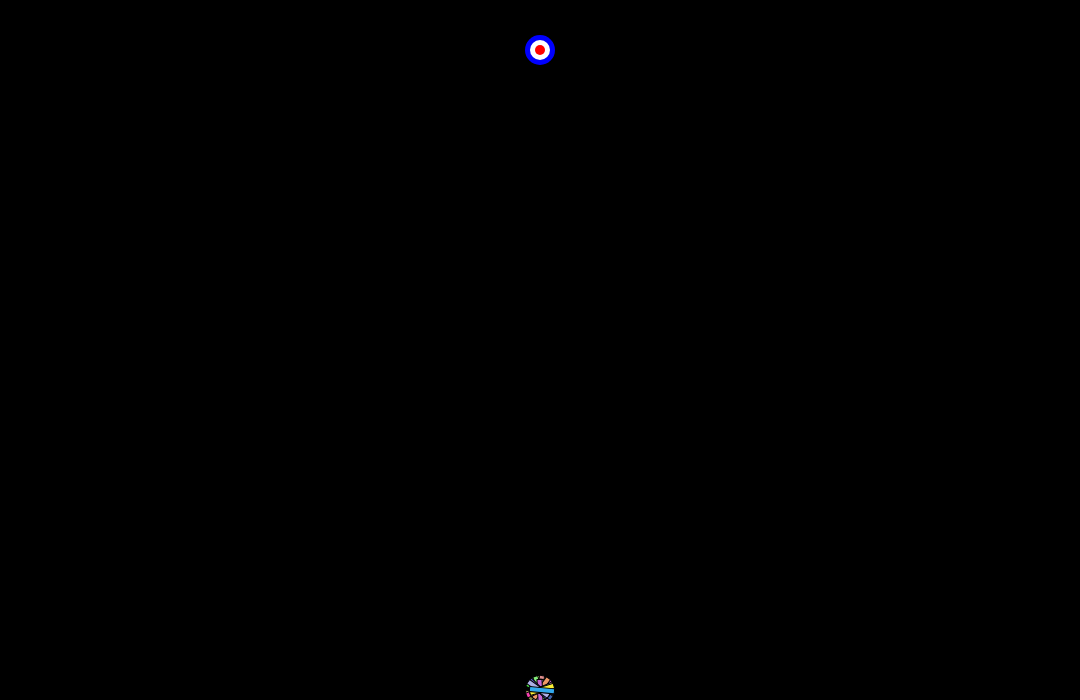
Frame 1 (no input)
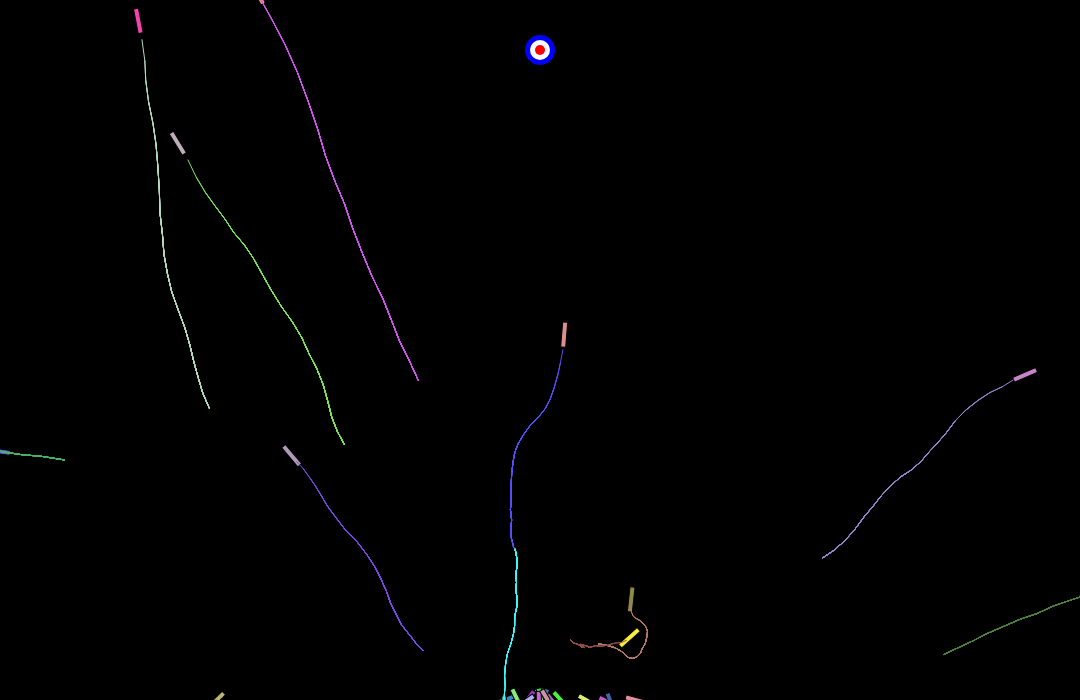
Frame 60 (no input)
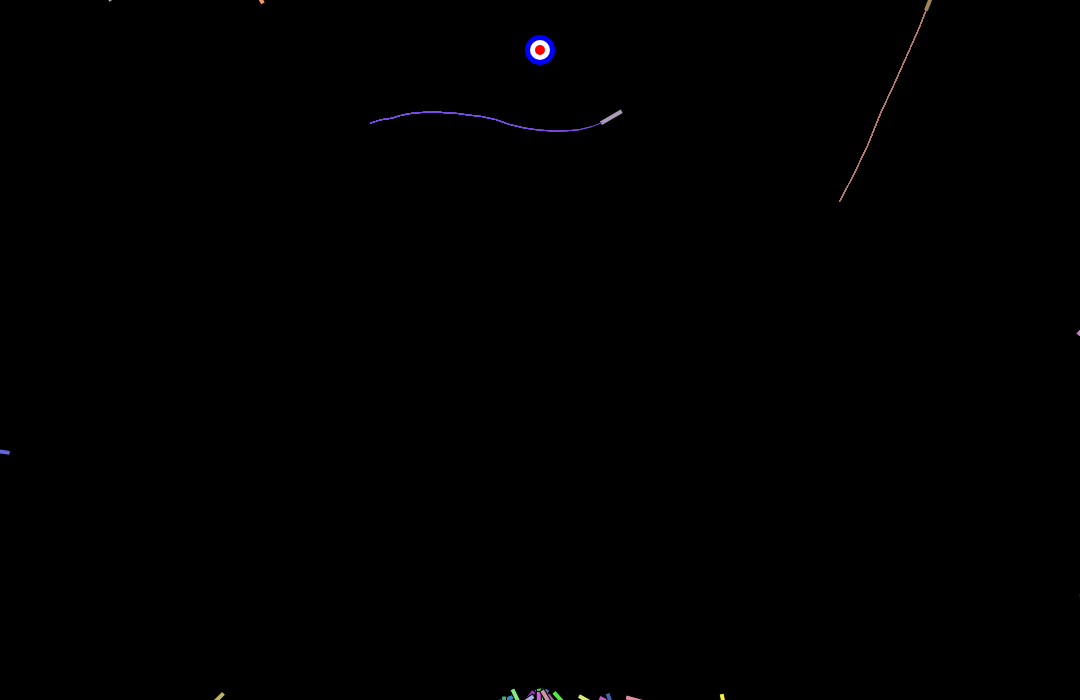
Frame 120 (the mouse pressed at the canvas centre since frame 60)

The p5.js sketch that drew these frames (run headless with seeded random() and noise() and a simulated clock; from frame 60 on, the mouse is pressed at the canvas centre):

// p5.js sketch
// ── sketch.js
var population;
var lifespan = 150;
var lifeP;
var count = 0;
var target;
var maxforce = 2;
var numberofhits = 0;
var numberofhitsP;
var locked = undefined;
var obstacles = [];
var mutationRate = 0.01;
var flag = false;
function reset() {
  population.reset();
  this.obstacles = [];
}

function Target1() {
  this.pos = createVector(width / 2, 50);
  this.r = 30;
  this.color = [color(0, 0, 255), color(255, 255, 255), color(255, 0, 0)];

  this.show = function () {
    noStroke();
    for (var i = 0; i < this.color.length; i++) {
      fill(this.color[i]);
      ellipse(this.pos.x, this.pos.y, this.r - 10 * i, this.r - 10 * i);
    }
  };
}

function setup() {
  createCanvas(windowWidth * 0.9, windowHeight * 0.7);
  population = new Population();
  lifeP = createP();

  numberofhitsP = createP();

  target1 = new Target1();
  numberofhitsP.style("color:white");

  lifeP.style("color:white");
}

function draw() {
  background(0);
  population.run();

  lifeP.html("Iterations for this epoch: " + count);
  numberofhitsP.html("Number of Hits in this epoch: " + numberofhits);

  count++;
  if (count == lifespan) {
    population.evaluate();
    population.selection();
    count = 0;
    numberofhits = 0;
  }

  if (drawrect) {
    if (locked == true) {
      var w = abs(mouseX - startPos.x);
      var h = abs(mouseY - startPos.y);
      var tempColor = color(120);
      tempColor.setAlpha(100);
      stroke(20);
      fill(tempColor);
      var corner = createVector(
        mouseX < startPos.x ? mouseX : startPos.x,
        mouseY < startPos.y ? mouseY : startPos.y
      );
      rect(corner.x, corner.y, w, h);
    } else if (locked == false) {
      console.log("Ahoy");
      var temp = new Obstacle();
      console.log(temp);
      obstacles.push(temp);
      drawrect = false;
      locked = undefined;
    }
  }

  for (var i = 0; i < obstacles.length; i++) {
    obstacles[i].show();
  }
  fill(color(255, 110, 0));
  target1.show();
}

// ── dna.js
function DNA(genes) {
  if (genes) {
    this.genes = genes;
  } else {
    this.genes = [];
    for (var i = 0; i < lifespan; i++) {
      this.genes[i] = p5.Vector.random2D();
      this.genes[i].setMag(maxforce);
    }
  }

  this.crossover = function (partner) {
    var newgen = [];

    var idx = floor(this.genes.length / 2);
    for (var i = 0; i < this.genes.length; i++) {
      if (i > idx) {
        newgen[i] = partner.genes[i];
      } else {
        newgen[i] = this.genes[i];
      }
    }
    return new DNA(newgen);
  };

  this.mutation = function () {
    for (var i = 0; i < this.genes.length; i++) {
      if (random(i) < mutationRate) {
        this.genes[i] = p5.Vector.random2D();
        this.genes[i].setMag(maxforce);
      }
    }
  };
}

// ── obstacles.js
var startPos;
var endPos;
var drawrect = false;

function mousePressed() {
  console.log("PRESSED!");
  startPos = createVector(mouseX, mouseY);

  drawrect = true;
  locked = true;
}

function mouseReleased() {
  console.log("RELEASED !");
  endPos = createVector(mouseX, mouseY);
  drawrect = false;
  locked = false;
}

function Obstacle() {
  this.corner1 = createVector(startPos.x, startPos.y);
  this.corner2 = createVector(endPos.x, endPos.y);
  this.show = function () {
    var width = abs(this.corner1 - x, this.corner2 - y);
    var height = abs(this.corner1.y - this.corner2.y);
    stroke(0);
    fill(45);

    var corner = createVector(
      this.corner1.x < this.corner2.x ? this.corner1.x : this.corner2.x,
      this.corner1.y < this.corner2.y ? this.corner1.y : this.corner2.y
    );

    this.corner1 = corner;
    this.corner2 = this.corner1.x + width;
    this.corner2 = this.corner1.y + height;

    rect(this.corner1.x, this.corner1.y, width, height);
  };
}

// ── population.js
function Population() {
  this.rockets = [];

  this.popsize = 30;

  this.matingpool = [];

  for (var i = 0; i < this.popsize; i++) {
    this.rockets[i] = new Rocket();
  }

  this.reset = function () {
    for (var i = 0; i < this.popsize; i++) {
      this.rockets[i] = new Rocket();
    }
  };

  this.evaluate = function () {
    var maxfit = 0;
    for (var i = 0; i < this.popsize; i++) {
      this.rockets[i].calcFitness();
      if (this.rockets[i].fitness > maxfit) {
        maxfit = this.rockets[i].fitness;
      }
    }
    for (var i = 0; i < this.popsize; i++) {
      this.rockets[i].fitness /= maxfit;
    }

    this.matingpool = [];
    for (var i = 0; i < this.popsize; i++) {
      var n = this.rockets[i].fitness * 100;
      for (var j = 0; j < n; j++) {
        this.matingpool.push(this.rockets[i]);
      }
    }
  };

  this.selection = function () {
    var newRockets = [];

    for (var i = 0; i < this.rockets.length; i++) {
      var parent1 = random(this.matingpool).dna;
      var parent2 = random(this.matingpool).dna;

      var child = parent1.crossover(parent2);

      child.mutation();

      newRockets[i] = new Rocket(child);
    }
    this.rockets = newRockets;
  };

  this.run = function () {
    for (var i = 0; i < this.popsize; i++) {
      this.rockets[i].update();
      this.rockets[i].show();
    }
  };
}

// ── rocket.js
function Rocket(dna) {
  this.pos = createVector(width / 2, height - 10);
  this.vel = createVector();
  this.acc = createVector();

  this.color = color(random(50, 250), random(50, 250), random(50, 250));
  this.completed = false;
  this.crashed = false;
  this.counted = false;
  this.obstaclecrashed = false;
  this.history = [];
  this.strokecolor = color(random(50, 250), random(50, 250), random(50, 250));
  this.dna = dna ? dna : new DNA();
  this.fitness = 0;

  this.applyForce = function (force) {
    this.acc.add(force);
  };
  this.calcFitness = function () {
    var d = dist(this.pos.x, this.pos.y, target1.pos.x, target1.pos.y);
    this.fitness = map(d, 0, width, width, 0);

    if (this.completed) {
      this.fitness *= 100 * (1000 / count);
    }
    if (this.crashed) {
      this.fitness /= 100;
    }
    if (this.obstaclecrashed) {
      this.fitness /= 120;
    }
  };

  this.collision = function () {
    for (var i = 0; i < obstacles.length; i++) {
      if (
        this.pos.x >= obstacles[i].corner1.x &&
        this.pos.x <= obstacles[i].corner2.x &&
        this.pos.y >= obstacles[i].corner1.y &&
        this.pos.y <= obstacles[i].corner2.y
      ) {
        this.obstaclecrashed = true;
        break;
      }
    }
  };

  this.update = function () {
    var d = dist(this.pos.x, this.pos.y, target1.pos.x, target1.pos.y);

    if (d < 30) {
      this.completed = true;
      this.pos = target1.pos.copy();

      if (!this.counted) {
        numberofhits++;
        this.counted = true;
      }
    }

    this.history.push(createVector(this.pos.x, this.pos.y));
    if (this.history.length > 20) {
      this.history.splice(0, 1);
    }
    if (
      this.pos.x <= 0 ||
      this.pos.x >= width ||
      this.pos.y <= 0 ||
      this.pos.y >= height
    ) {
      this.crashed = true;
    }
    this.applyForce(this.dna.genes[count]);
    this.collision();

    if (!this.completed && !this.crashed && !this.obstaclecrashed) {
      this.vel.add(this.acc);
      this.pos.add(this.vel);
      this.acc.mult(0);
    }
  };

  this.show = function () {
    push();

    stroke(0);
    fill(this.color);
    translate(this.pos.x, this.pos.y);
    rotate(this.vel.heading());
    rectMode(CENTER);

    rect(0, 0, 25, 5);

    pop();
    noFill();
    stroke(this.strokecolor);
    strokeWeight(1);
    beginShape();

    for (var i = 0; i < this.history.length; i++) {
      vertex(this.history[i].x, this.history[i].y);

      endShape();
    }
  };
}

// ── smartrockets.css
#defaultCanvas0 {
  margin-left: 2%;
  border: 1px solid blue;
}

body {
  /*background: url(https://www.jing.fm/clipimg/full/234-2348690_tumblr-aesthetic-quote-quotes-stars-star-space-circle.png);*/
  background-color: black;
}

h1,
h4 {
  font-family: "Press Start 2P", cursive;
  text-align: center;
  color: yellow;
  animation: blinkingText 5s infinite;
}

.btn-group {
  border: 0px solid green;
  margin-left: 43%;
  color: white;
  width: 100%;
  padding: 10px 10px;
  cursor: pointer;
  float: left;
  padding-bottom: 30px;
}

#restartButton {
  font-family: "Press Start 2P", cursive;
  background-color: #000000;
  border: none;
  color: red;
  padding: 15px 15px;
  text-align: center;
  text-decoration: none;
  display: inline-block;
  font-size: 16px;
  border-radius: 10px;
  margin-right: 50px;
  animation: blinkingText 5s infinite;
}

button:focus {
  outline: none;
}

#restartButton:hover {
  /*background-color: white;*/
  opacity: 1;
  color: red;
  animation: none;
}

@keyframes blinkingText {
  0% {
    color: #10c018;
  }
  10% {
    color: #1056c0;
  }
  20% {
    color: #11fa1a;
  }
  30% {
    color: #00ffff;
  }
  40% {
    color: #04a1d5;
  }
  50% {
    color: #00ffff;
  }
  60% {
    color: #00ff00;
  }
  70% {
    color: magenta;
  }
  80% {
    color: purple;
  }
  90% {
    color: white;
  }
}
